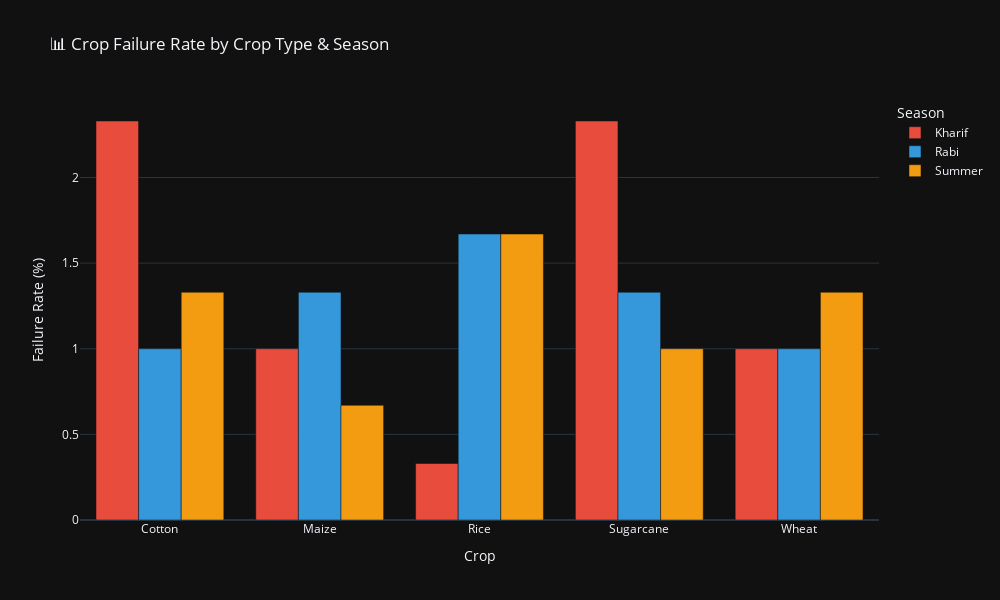

The code cell stored with this chart in its notebook:
### Code cell
# 2.3: Failure Rate by Crop and Season
failure_analysis = df.groupby(['Crop', 'Season'])['Failure'].agg(['sum', 'count']).reset_index()
failure_analysis['Rate_%'] = (failure_analysis['sum'] / failure_analysis['count'] * 100).round(2)

fig = px.bar(failure_analysis, x='Crop', y='Rate_%', color='Season',
             title="📊 Crop Failure Rate by Crop Type & Season",
             barmode='group',
             color_discrete_map={'Kharif': '#E74C3C', 'Rabi': '#3498DB', 'Summer': '#F39C12'},
             labels={'Rate_%': 'Failure Rate (%)'})

fig.update_layout(height=600, width=1000, template='plotly_dark', 
                  font=dict(size=12), hovermode='closest')
fig.show()

print("Failure Rate Analysis:")
print(failure_analysis)

### Figure 1 — Plotly figure (JSON) as saved in the notebook; plotly's stock layout.template omitted (floating-point values rounded to 4 significant figures)
{"data": [{"alignmentgroup": "True", "hovertemplate": "Season=Kharif<br>Crop=%{x}<br>Failure Rate (%)=%{y}<extra></extra>", "legendgroup": "Kharif", "marker": {"color": "#E74C3C", "pattern": {"shape": ""}}, "name": "Kharif", "offsetgroup": "Kharif", "orientation": "v", "showlegend": true, "textposition": "auto", "type": "bar", "x": ["Cotton", "Maize", "Rice", "Sugarcane", "Wheat"], "xaxis": "x", "y": [2.33, 1.0, 0.33, 2.33, 1.0], "yaxis": "y"}, {"alignmentgroup": "True", "hovertemplate": "Season=Rabi<br>Crop=%{x}<br>Failure Rate (%)=%{y}<extra></extra>", "legendgroup": "Rabi", "marker": {"color": "#3498DB", "pattern": {"shape": ""}}, "name": "Rabi", "offsetgroup": "Rabi", "orientation": "v", "showlegend": true, "textposition": "auto", "type": "bar", "x": ["Cotton", "Maize", "Rice", "Sugarcane", "Wheat"], "xaxis": "x", "y": [1.0, 1.33, 1.67, 1.33, 1.0], "yaxis": "y"}, {"alignmentgroup": "True", "hovertemplate": "Season=Summer<br>Crop=%{x}<br>Failure Rate (%)=%{y}<extra></extra>", "legendgroup": "Summer", "marker": {"color": "#F39C12", "pattern": {"shape": ""}}, "name": "Summer", "offsetgroup": "Summer", "orientation": "v", "showlegend": true, "textposition": "auto", "type": "bar", "x": ["Cotton", "Maize", "Rice", "Sugarcane", "Wheat"], "xaxis": "x", "y": [1.33, 0.67, 1.67, 1.0, 1.33], "yaxis": "y"}], "layout": {"barmode": "group", "font": {"size": 12}, "height": 600, "hovermode": "closest", "legend": {"title": {"text": "Season"}, "tracegroupgap": 0}, "title": {"text": "📊 Crop Failure Rate by Crop Type & Season"}, "width": 1000, "xaxis": {"anchor": "y", "domain": [0, 1], "title": {"text": "Crop"}}, "yaxis": {"anchor": "x", "domain": [0, 1], "title": {"text": "Failure Rate (%)"}}}}
